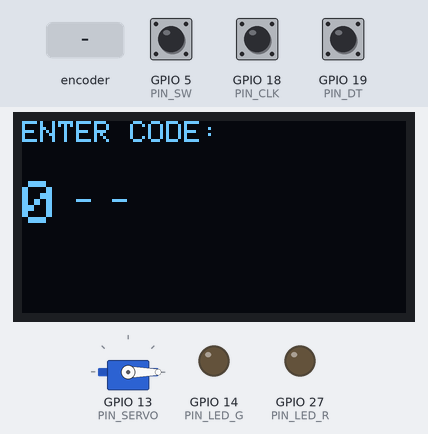
Bench run of a sketch on a simulated ESP32. Shown: servo, 128×64 one-colour display, output pins drawn as LEDs (lit = HIGH). Dashed ring = blinking. The inputs (shaded band) are chosen by the test bench; at power-on: GPIO 5 (PIN_SW) HIGH, GPIO 18 (PIN_CLK) HIGH, GPIO 19 (PIN_DT) HIGH.

Above: at 1.2 s.
1.3 s: rotary encoder on GPIO 18 (PIN_CLK) / GPIO 19 (PIN_DT) turned 2 steps (second pin leading)
At 2.1 s:
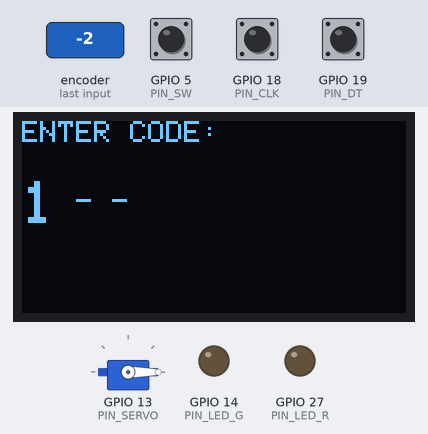
3.2 s: GPIO 5 (PIN_SW) pulled LOW for 0.15 s
At 3.8 s:
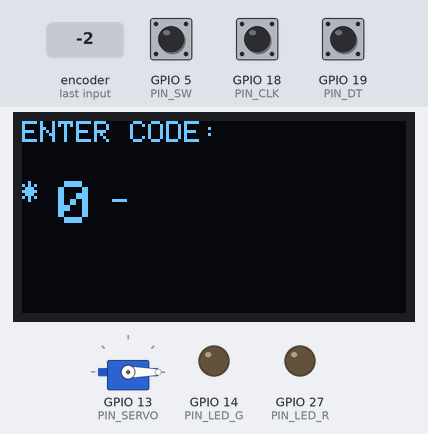
4.9 s: GPIO 5 (PIN_SW) pulled LOW for 1 s
At 6.3 s:
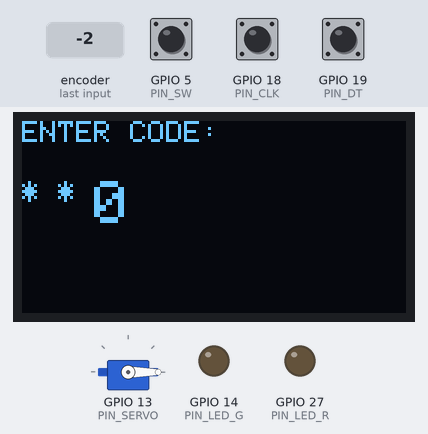
7.4 s: GPIO 5 (PIN_SW) pulled LOW for 0.15 s
At 8.27 s:
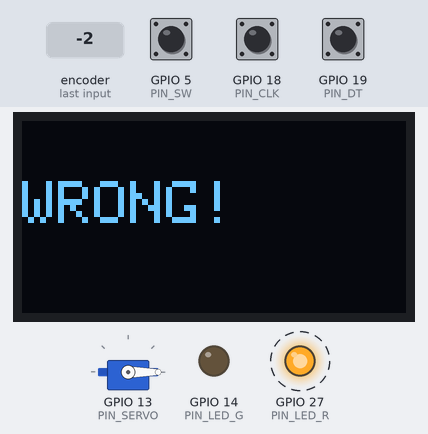
10.1 s: rotary encoder on GPIO 18 (PIN_CLK) / GPIO 19 (PIN_DT) turned 2 steps (second pin leading)
At 11.6 s:
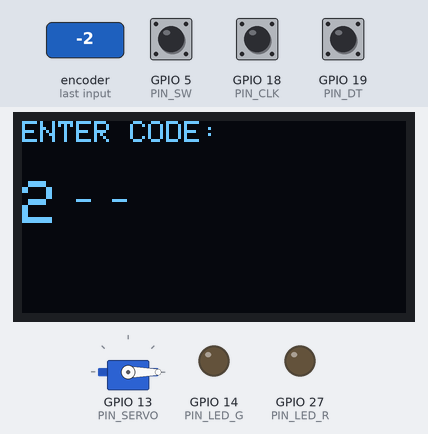
12.0 s: GPIO 5 (PIN_SW) pulled LOW for 3.2 s
At 12.9 s:
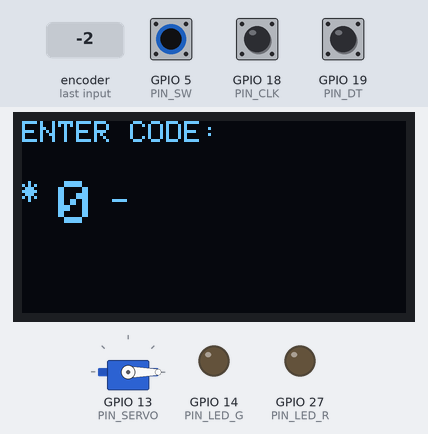
Timing chart, 0 to 15.0 s (numbered marks = the images above; inputs shaded):
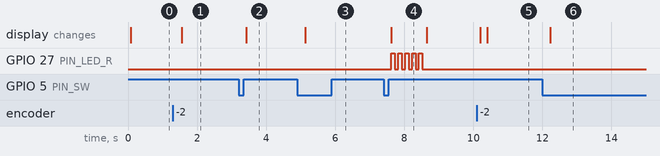

Measured:
- after the input at 1.3 s, the display: changes after 0.25 s (image 1)
- after the input at 3.2 s, the display: changes after 0.23 s (image 2)
- after the input at 4.9 s, the display: changes after 0.23 s (image 3)
- after the input at 7.4 s, GPIO 27 (PIN_LED_R): alternates HIGH for 0.10 s and LOW for 0.10 s, 10 changes in all, then stays LOW, starting after 0.23 s; the display: changes after 0.23 s (image 4)
- after the input at 10.1 s, the display: first changes after 0.10 s (image 5 shows a later state)
- after the input at 12.0 s, the display: changes after 0.23 s (image 6)
- what the display in image 4 shows lasts 1.1 s, from 7.6 s to 8.7 s

The sketch:

code.ino
```cpp
#include <Wire.h>
#include <Adafruit_GFX.h>
#include <Adafruit_SSD1306.h>
#include <ESP32Servo.h>

#define SCREEN_WIDTH 128
#define SCREEN_HEIGHT 64
#define OLED_RESET -1

Adafruit_SSD1306 display(SCREEN_WIDTH, SCREEN_HEIGHT, &Wire, OLED_RESET);
Servo myservo;

const int PIN_CLK = 18;
const int PIN_DT = 19;
const int PIN_SW = 5;
const int PIN_SERVO = 13;
const int PIN_LED_G = 14;
const int PIN_LED_R = 27;

const int SECRET_CODE[] = {1, 1, 1};
int inputCode[3] = {0, 0, 0};
int currentStep = 0;
int currentValue = 0;

volatile int encoderRaw = 0;
volatile uint8_t old_AB = 0;
const int8_t enc_states[] = {0, -1, 1, 0, 1, 0, 0, -1, -1, 0, 0, 1, 0, 1, -1, 0};

void IRAM_ATTR readEncoder() {
  old_AB <<= 2;
  old_AB |= ((digitalRead(PIN_DT) << 1) | digitalRead(PIN_CLK));
  encoderRaw += enc_states[(old_AB & 0x0F)];
}

void setup() {
  pinMode(PIN_CLK, INPUT_PULLUP);
  pinMode(PIN_DT, INPUT_PULLUP);
  pinMode(PIN_SW, INPUT_PULLUP);
  pinMode(PIN_LED_G, OUTPUT);
  pinMode(PIN_LED_R, OUTPUT);

  attachInterrupt(digitalPinToInterrupt(PIN_CLK), readEncoder, CHANGE);
  attachInterrupt(digitalPinToInterrupt(PIN_DT), readEncoder, CHANGE);

  myservo.attach(PIN_SERVO);
  myservo.write(0);

  if(!display.begin(SSD1306_SWITCHCAPVCC, 0x3C)) for(;;);
  display.clearDisplay();
  display.display();
  updateDisplay();
}

void loop() {
  static int lastPos = 0;
  int currentPos = encoderRaw / 4;

  if (currentPos != lastPos) {
    currentValue = constrain(currentPos, 0, 99);
    if (currentValue != currentPos) {
      encoderRaw = currentValue * 4;
    }
    lastPos = currentValue;
    updateDisplay();
  }

  if (digitalRead(PIN_SW) == LOW) {
    delay(200);
    inputCode[currentStep] = currentValue;
    currentStep++;
    encoderRaw = 0;
    currentValue = 0;
    lastPos = 0;

    if (currentStep > 2) {
      checkCode();
    } else {
      updateDisplay();
    }
    while(digitalRead(PIN_SW) == LOW);
  }
}

void updateDisplay() {
  display.clearDisplay();
  display.setTextSize(1);
  display.setTextColor(WHITE);
  display.setCursor(0,0);
  display.println("ENTER CODE:");

  display.setCursor(0, 20);
  for(int i = 0; i < 3; i++) {
    if (i < currentStep) display.print("* ");
    else if (i == currentStep) {
      display.setTextSize(2);
      display.print(currentValue);
      display.setTextSize(1);
      display.print(" ");
    }
    else display.print("_ ");
  }
  display.display();
}

void checkCode() {
  bool match = true;
  for(int i = 0; i < 3; i++) {
    if(inputCode[i] != SECRET_CODE[i]) match = false;
  }

  display.clearDisplay();
  display.setCursor(0, 20);
  display.setTextSize(2);

  if(match) {
    display.println("ACCESS OK");
    display.display();
    digitalWrite(PIN_LED_G, HIGH);
    myservo.write(90);
    delay(5000);
    myservo.write(0);
    digitalWrite(PIN_LED_G, LOW);
  } else {
    display.println("WRONG!");
    display.display();
    for(int i = 0; i < 5; i++) {
      digitalWrite(PIN_LED_R, HIGH);
      delay(100);
      digitalWrite(PIN_LED_R, LOW);
      delay(100);
    }
  }

  currentStep = 0;
  encoderRaw = 0;
  currentValue = 0;
  updateDisplay();
}
```
